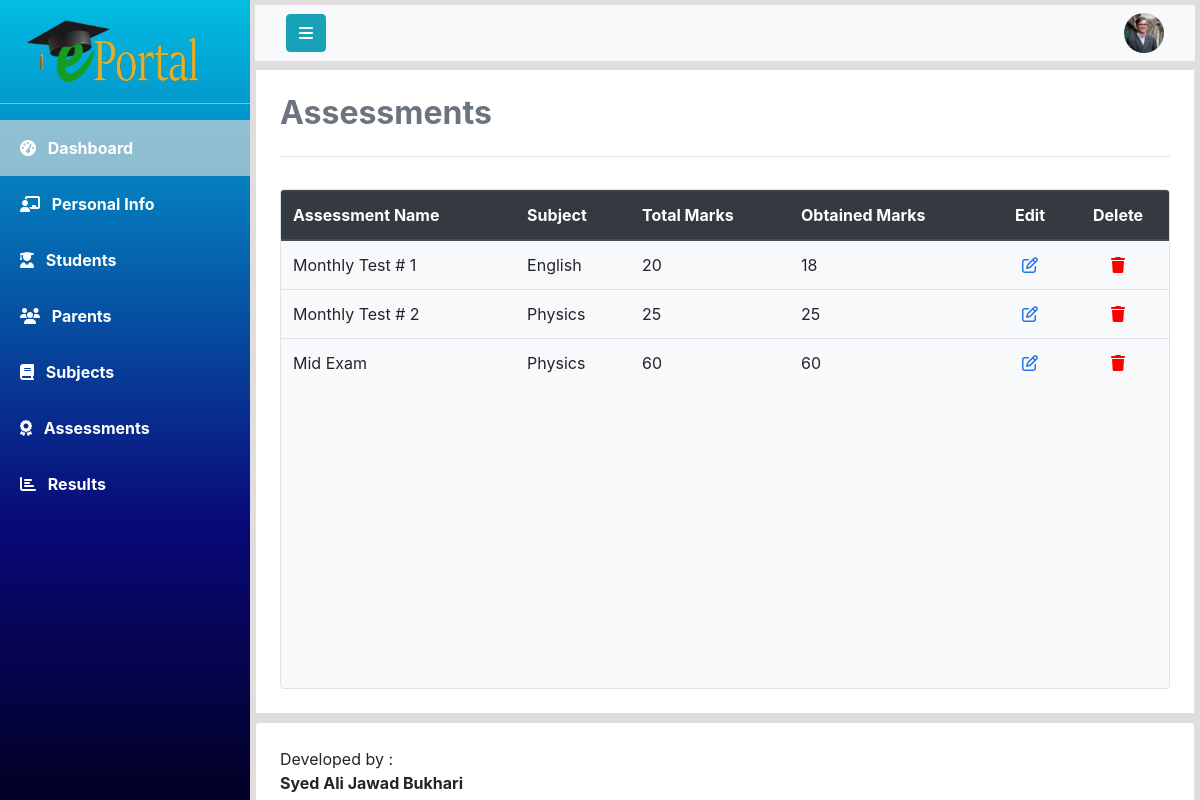
Screenshot of /php/view_student_assessment.php?id=1 (signed in) with the database file from the repository.
### tables this page shows
CREATE TABLE `assessments` (
  `assessment_id` int(11) NOT NULL,
  `student_id` int(11) DEFAULT NULL,
  `assessment_name` varchar(30) DEFAULT NULL,
  `subject_title` varchar(30) DEFAULT NULL,
  `total_marks` int(11) DEFAULT NULL,
  `obtained_marks` int(11) DEFAULT NULL,
  `date` date NOT NULL DEFAULT current_timestamp()
);

### php/view_student_assessment.php (the view, shortened to what this page needs)
<!DOCTYPE html>
<html lang="en">
<head>
    <?php include 'links.php'; ?>
</head>
<body>
<?php
        include 'connection.php';
        $teacherID = $_SESSION['currentUserId'];
        $studentID = $_GET['id'];
 ?>
    <div class="wrapper">
        <nav id="sidebar">
            <a href="#" id="logo-container">
                <img class="mt-3 ml-4" src="../assets/logo/logo1.png" alt="Logo" width="180">
            </a>
            <hr class="my-3 sidebar-separator" style="background-color: rgba(255, 255, 255, 0.562);">
            <ul>
                <li><a class="nav-link text-white font-weight-bold px-3 py-3 active">
                        <i class="fas fa-tachometer-alt ml-1 mr-2"></i>
                        Dashboard
                    </a>
                </li>
                <li><a class="nav-link text-white font-weight-bold px-3 py-3" href="teacher_info.php?id=<?php echo $teacherID;?>">
                        <i class="fas fa-chalkboard-teacher ml-1 mr-2"></i>
                        Personal Info
                    </a>
                </li>
                <li><a class="nav-link text-white font-weight-bold px-3 py-3" href="class_students.php">
                        <i class="fas fa-user-graduate ml-1 mr-2"></i>
                        Students
                    </a>
                </li>
                <li><a class="nav-link text-white font-weight-bold px-3 py-3" href="parents_info.php">
                        <i class="fa fa-group ml-1 mr-2"></i>
                        Parents
                    </a>
                </li>
                <li><a class="nav-link text-white font-weight-bold px-3 py-3" href="#">
                        <i class="fas fa-book ml-1 mr-2"></i>
                        Subjects
                    </a>
                </li>
                <li><a class="nav-link text-white font-weight-bold px-3 py-3" href="#">
                        <i class="fas fa-award ml-1 mr-2"></i>
                        Assessments
                    </a>
                </li>
                <li><a class="nav-link text-white font-weight-bold px-3 py-3" href="#">
                        <i class="fa fa-chart-bar ml-1 mr-2"></i>
                        Results
                    </a>
                </li>
            </ul>
        </nav>
        <div id="content" class="overflow-auto">
            <nav class="navbar mb-2 navbar-light bg-light mb-2">
                <div class="container-fluid">
                    <div class="navbar-header">
                        <button type="button" id="sidebar-toggle" onclick="hideSidebar()"
                            class="btn btn-info navbar-btn mr-auto">
                            <i class="fa fa-bars" aria-hidden="true"></i>
                        </button>
                    </div>
                    <a class="text-decoration-none">
                        <img src="../assets/user-profile.jpg" id="user-profile" onclick="showDropdown()" width="40"
                            height="40" class="rounded-circle ml-auto" alt="">
                    </a>
                </div>
            </nav>
            <div class="card bg-white mb-2 p-4 rounded-0" id="content-wrapper">
                <h2 class="main-heading text-secondary"><b>Assessments</b></h2>
                <hr class="divider py-2">
                <div class="card table-container overflow-auto bg-light border">
                    <table class="table table-responsive-lg table-responsive-md table-responsive-sm table-hover">
                        <thead class="thead-dark">
                            <tr>
                                <th>Assessment Name</th>
                                <th>Subject</th>
                                <th>Total Marks</th>
                                <th>Obtained Marks</th>
                                <th class="text-center">Edit</th>
                                <th class="text-center">Delete</th>
                            </tr>
                        </thead>
                        <tbody>
                            <?php
                            $query = "SELECT S.first_name,S.last_name,assessment_name,subject_title,total_marks,obtained_marks from Students as S,Assessments as A WHERE A.student_id = S.student_id and S.student_id = $studentID";
                            $result = mysqli_query($connection,$query);
                            $noOfRows = mysqli_num_rows($result);
                            if($noOfRows>0){
                                while($assessment = mysqli_fetch_array($result)){  ?>
                                    <tr>
                                    <td><?php echo $assessment['assessment_name']; ?></td>
                                    <td><?php echo $assessment['subject_title']; ?></td>
                                    <td><?php echo $assessment['total_marks']; ?></td>
                                    <td><?php echo $assessment['obtained_marks']; ?></td>
                                    <td class="text-center"><a href="edit_assessment.php?id=<?php echo $student['student_id'];?>"><i style="color: rgb(34, 119, 230);" class="far fa-edit"></i></a></td>
                                    <td class="text-center"><a href="delete_assessment.php?id=<?php echo $student['student_id'];?>"><i style="color: red;" class="fas fa-trash"></i></a></td>
                                    </tr>
                             <?php
                                }
                            }
                        ?>
                        </tbody>
                    </table>
                </div>
            </div>
            <div class="card p-4 bg-white" id="footer">
                Developed by : <b>Syed Ali Jawad Bukhari</b>
            </div>
        </div>
    </div>
</body>
</html>

### css/style.css (style rules this page uses)
* { padding: 0; margin: 0; box-sizing: border-box; }
.wrapper { display: flex; align-items: stretch; background-color: rgb(226, 221, 221); max-height: 100vh; }
#sidebar { width: 250px; height: 100%; position: fixed; top: 0; left: 0; background-color: #30336b; background: rgb(2,0,36); background: linear-gradient(360deg, rgba(2,0,36,1) 0%, rgba(9,9,121,1) 35%, rgb(2, 189, 226)100%); transition: all 1s; }
#sidebar .active { background-color: rgba(219, 219, 219, 0.651); }
#content { width: 100%; height: 100vh; padding: 5px; margin-left: 250px; overflow-x: hidden; transition: all 1s; }
#dropdown a { text-decoration: none; }
#content-wrapper a { text-decoration: none; }
.table-container { height: 500px; }

### rows the page displays
assessments: assessment_name "Monthly Test # 1", subject_title "English", total_marks "20", obtained_marks "18"
assessments: assessment_name "Monthly Test # 2", subject_title "Physics", total_marks "25", obtained_marks "25"
assessments: assessment_name "Mid Exam", subject_title "Physics", total_marks "60", obtained_marks "60"
